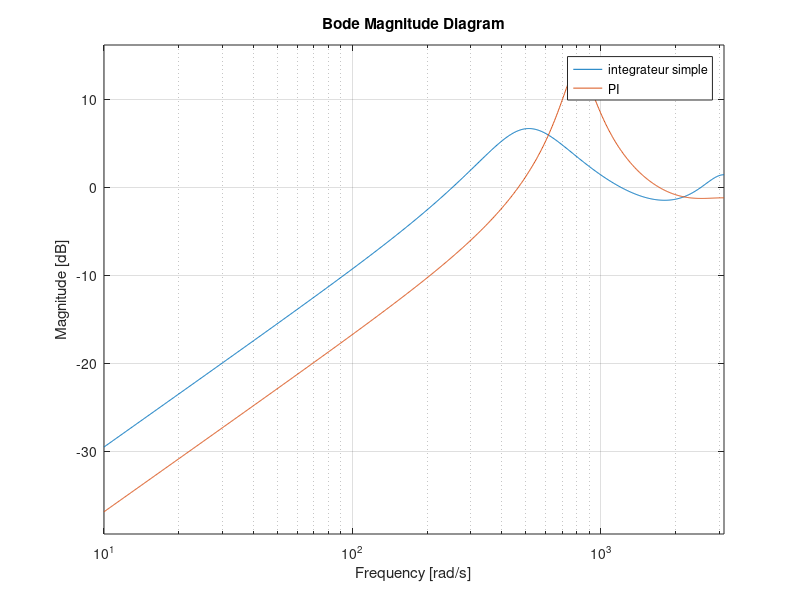
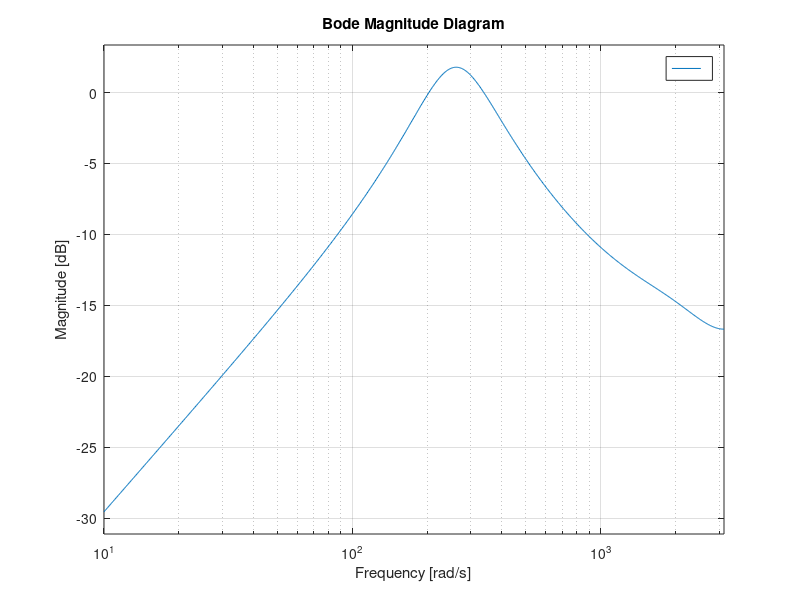
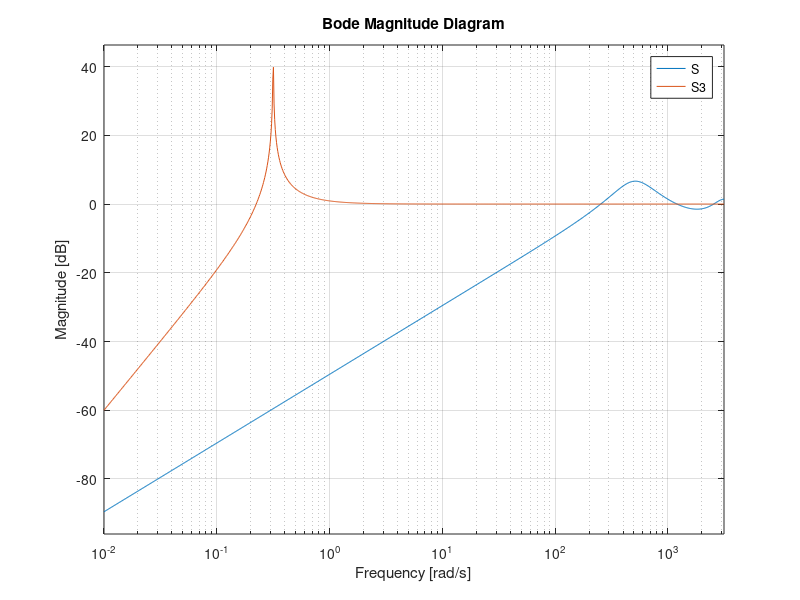

Recreate these plots in MATLAB, in order.
fs = 1000;
K = tf([0.3],[1,-1],1/fs);
G = tf([1],[1,0,0],1/fs);
S = feedback(1,G*K);
max(abs(eig(S)))

K2 = tf([0.5,0.2],[1,-1],1/fs);

S2 = feedback(1,G*K2);
max(abs(eig(S2)))

figure()
bodemag(S,S2)
legend('integrateur simple', 'PI')
K3 = tf([0.5],[1,-0.99],1/fs);
% figure()
% bodemag(K,K3)
figure()
bodemag(feedback(K,G*K))
% figure()
% bodemag(feedback(G*K,G*K),feedback(G*K3,G*K3))

w = logspace(log10(0.00001),log10(pi*fs),10000);
[mag,phase,wout] = bode(S,w);
trapz(wout,log(mag))
[mag,phase,wout] = bode(S2,w);
trapz(wout,log(mag))

%%
s = tf('s');
plop = 1/(s*s);
% plop = 1/s;
K3 = c2d(plop,1/fs);
K3 = K3*0.0001*fs;
S3 = feedback(1,G*K3);
S4 = feedback(1,G*K*K*0.1);
max(abs(eig(S3)))
figure()
bodemag(S,S3)